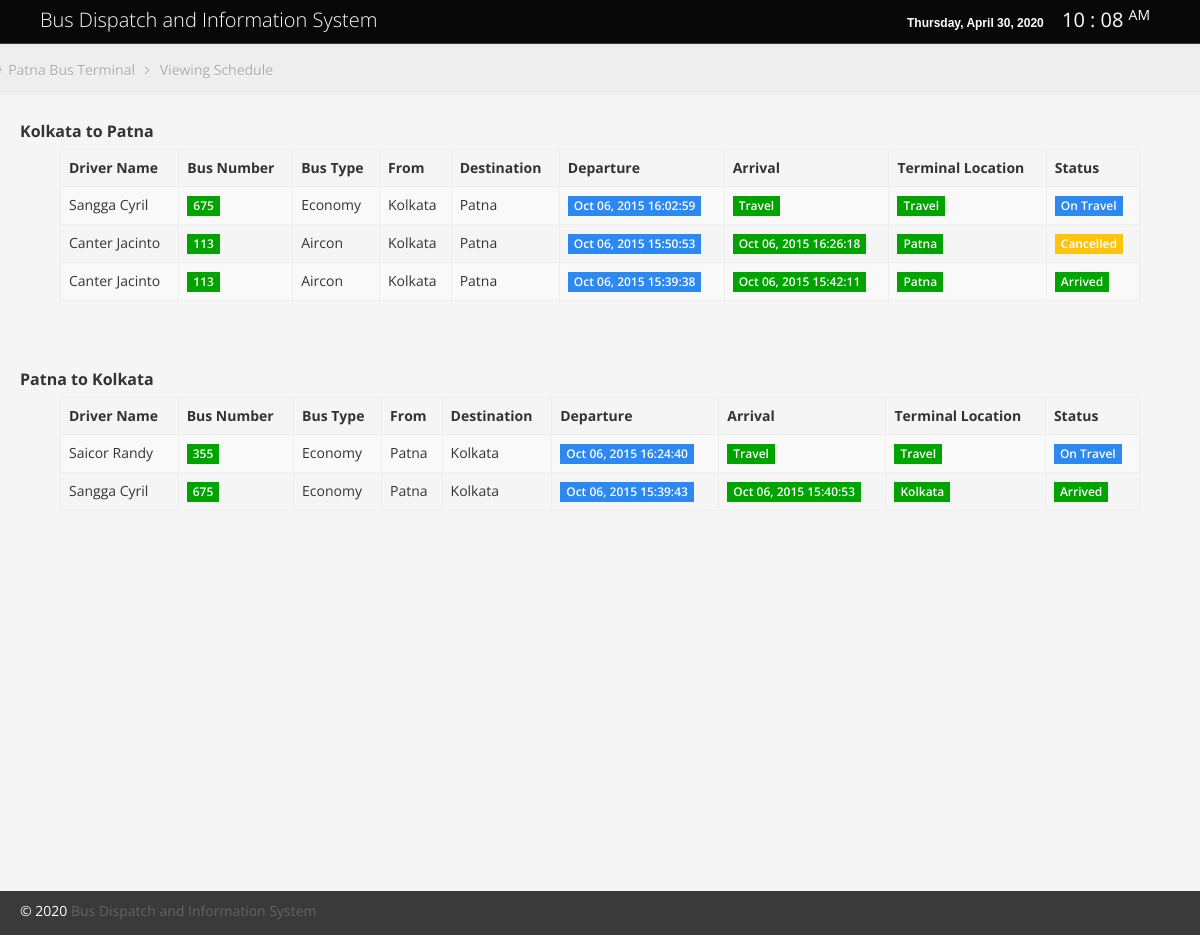
The page / on the database its author committed.
### tables this page shows
CREATE TABLE `schedule` (
  `scheduleid` int(11) NOT NULL,
  `busid` varchar(100) NOT NULL,
  `driverid` varchar(100) NOT NULL,
  `from_location` varchar(100) NOT NULL,
  `destination_location` varchar(100) NOT NULL,
  `departure_time` datetime NOT NULL,
  `arrival_time` datetime NOT NULL,
  `terminal_location` varchar(100) NOT NULL,
  `status` varchar(100) NOT NULL,
  `status_operation` varchar(100) NOT NULL,
  `arrived_at_destination` varchar(100) NOT NULL,
  `date_added` datetime NOT NULL
);

CREATE TABLE `driver` (
  `driverid` int(11) NOT NULL,
  `firstname` varchar(100) NOT NULL,
  `lastname` varchar(100) NOT NULL,
  `contact_number` varchar(100) NOT NULL,
  `profile` varchar(100) NOT NULL,
  `date_added` varchar(100) NOT NULL,
  `driver_travel` varchar(100) NOT NULL
);

CREATE TABLE `bus` (
  `busid` int(11) NOT NULL,
  `bus_number` varchar(100) NOT NULL,
  `bus_type` varchar(100) NOT NULL,
  `date_added` varchar(100) NOT NULL,
  `bus_travel` varchar(100) NOT NULL
);

### index.php (the view, shortened to what this page needs)
<?php require('header.php'); ?>
			<ul class="breadcrumb" style="margin-top:1px;">
				<li>
					<i class="icon-home"></i>
					<a href="index.php">Patna Bus Terminal</a>
					<i class="icon-angle-right"></i>
				</li>
				<li><a href="#">Viewing Schedule</a></li>
			</ul>
						<table class="table table-striped table-bordered" style="width:90%; margin:auto;">
						<h2 style="text-indent:20px;">Kolkata to Patna </h2>
						  <thead>
							  <tr>
								  <th>Driver Name</th>
								  <th>Bus Number</th>
								  <th>Bus Type</th>
								  <th>From</th>
								  <th>Destination</th>
								  <th>Departure</th>
								  <th>Arrival</th>
								  <th>Terminal Location</th>
								  <th>Status</th>
							  </tr>
						  </thead>
						  <tbody>
<?php
include ('db/dbcon.php');
$result= mysqli_query($connect,"select * from schedule
LEFT JOIN bus ON schedule.busid = bus.busid
LEFT JOIN driver ON schedule.driverid = driver.driverid
 where destination_location='Patna' ORDER BY schedule.scheduleid DESC ") or die (mysqli_error());
while ($row= mysqli_fetch_array ($result) ){
?>
							<tr>
								<td><?php echo $row['firstname']." ".$row['lastname']; ?></td>
								<td><span class="label label-success"><?php echo $row['bus_number']; ?></span></td>
								<td><?php echo $row['bus_type']; ?></td>
								<td><?php echo $row['from_location']; ?></td>
								<td><?php echo $row['destination_location']; ?></td>
								<td><span class="label label-info"><?php echo date("M d, Y H:i:s",strtotime($row['departure_time'])); ?></span></td>
								<td><span class="label label-success"><?php echo ($row['arrival_time'] == "0000-00-00 00:00:00") ? "Travel" : date("M d, Y H:i:s",strtotime($row['arrival_time'])); ?></span></td>
								<td><span class="label label-success"><?php echo $row['terminal_location']; ?></span></td>
								<?php
									if ($row['status_operation'] == 'On Travel') {
										echo "<td><span class='label label-info'>".$row['status_operation']."</span></td>";
									} elseif ($row['status_operation'] == 'Cancelled') {
										echo "<td><span class='label label-warning'>".$row['status_operation']."</span></td>";
									} else {
										echo "<td><span class='label label-success'>".$row['status_operation']."</span></td>";
									}
								?>
							</tr>
<?php } ?>
						  </tbody>
					  </table>
<br />
<br />
<br />
						<table class="table table-striped table-bordered" style="width:90%; margin:auto;">
						<h2 style="text-indent:20px;">Patna to Kolkata </h2>
						  <thead>
							  <tr>
								  <th>Driver Name</th>
								  <th>Bus Number</th>
								  <th>Bus Type</th>
								  <th>From</th>
								  <th>Destination</th>
								  <th>Departure</th>
								  <th>Arrival</th>
								  <th>Terminal Location</th>
								  <th>Status</th>
							  </tr>
						  </thead>
						  <tbody>
<?php
include ('db/dbcon.php');
$result= mysqli_query($connect,"select * from schedule
LEFT JOIN bus ON schedule.busid = bus.busid
LEFT JOIN driver ON schedule.driverid = driver.driverid
 where destination_location='Kolkata' ORDER BY schedule.scheduleid DESC ") or die (mysqli_error());
while ($row= mysqli_fetch_array ($result) ){
?>
							<tr>
								<td><?php echo $row['firstname']." ".$row['lastname']; ?></td>
								<td><span class="label label-success"><?php echo $row['bus_number']; ?></span></td>
								<td><?php echo $row['bus_type']; ?></td>
								<td><?php echo $row['from_location']; ?></td>
								<td><?php echo $row['destination_location']; ?></td>
								<td><span class="label label-info"><?php echo date("M d, Y H:i:s",strtotime($row['departure_time'])); ?></span></td>
								<td><span class="label label-success"><?php echo ($row['arrival_time'] == "0000-00-00 00:00:00") ? "Travel" : date("M d, Y H:i:s",strtotime($row['arrival_time'])); ?></span></td>
								<td><span class="label label-success"><?php echo $row['terminal_location']; ?></span></td>
								<?php
									if ($row['status_operation'] == 'On Travel') {
										echo "<td><span class='label label-info'>".$row['status_operation']."</span></td>";
									} elseif ($row['status_operation'] == 'Cancelled') {
										echo "<td><span class='label label-warning'>".$row['status_operation']."</span></td>";
									} else {
										echo "<td><span class='label label-success'>".$row['status_operation']."</span></td>";
									}
								?>
							</tr>
<?php } ?>
						  </tbody>
					  </table>
<br />
<br />
<br />
<br />
<br />
<br />
<br />
<br />
<br />
<br />
<br />
<br />
<br />
<br />
<br />
<br />
<br />
<br />
<br />
<?php require('footer.php'); ?>

### header.php (shortened to what this page needs)
<!DOCTYPE html>
<html lang="en">
<head>
	<link id="bootstrap-style" href="css/bootstrap.min.css" rel="stylesheet">
	<link href="css/bootstrap-responsive.min.css" rel="stylesheet">
	<link id="base-style" href="css/style.css" rel="stylesheet">
	<link id="base-style-responsive" href="css/style-responsive.css" rel="stylesheet">
</head>
<body>
	<div class="navbar">
		<div class="navbar-inner">
			<div class="container-fluid">
				<a class="brand"><span>Bus Dispatch and Information System</span></a>
				<div class="nav-no-collapse header-nav">
					<ul class="nav pull-right">
						<li style="margin:10px;">
							<?php include('currentdate.php'); ?>&nbsp;&nbsp;&nbsp;&nbsp;&nbsp;<?php include('clock_lcd.php'); ?>
						</li>
					</ul>
				</div>
			</div>
		</div>
	</div>
		<div class="container-fluid-full">
		<div class="row-fluid">

### clock_lcd.php (shortened to what this page needs)
<span id="digitalclock" style="font-size:20px;"></span>

### footer.php (shortened to what this page needs)
	</div>
	</div>
	<footer>
		<p>
			<span style="text-align:left;float:left">&copy; <?php echo date('Y'); ?> <a alt="Bus Dispatch and Information System">Bus Dispatch and Information System</a></span>
		</p>
	</footer>
</body>
</html>

### css/style.css (style rules this page uses)
.green, .green [class="box-header"], .green.box, .slider.green .ui-slider-range, .progress.green .ui-progressbar-value, .sliderVertical.green .ui-slider-range, .progressSlim.green .ui-progressbar-value, .label-success, .badge-success { background: #00A300 !important; border-color: #00A300 !important; color: #fff; }
.yellow, .yellow [class="box-header"], .yellow.box, .slider.yellow .ui-slider-range, .progress.yellow .ui-progressbar-value, .sliderVertical.yellow .ui-slider-range, .progressSlim.yellow .ui-progressbar-value, .label-warning, .badge-warning { background: #FFC40D !important; border-color: #FFC40D !important; color: #fff; }
.blue, .blue [class="box-header"], .blue.box, .slider.blue .ui-slider-range, .progress.blue .ui-progressbar-value, .sliderVertical.blue .ui-slider-range, .progressSlim.blue .ui-progressbar-value, .label-info, .badge-info { background: #2D89EF !important; border-color: #2D89EF !important; color: #fff; }
body { background: #F5F5F5; color: #333; border: none; font-family: 'Open Sans', sans-serif; font-weight: 400; }
a { color: #646464; }
h2 { font-size: 16px; line-height: 16px; }
.navbar { margin-bottom: 0px; }
.navbar-inner { margin-bottom: 0px; min-height: 40px; padding-right: 20px; padding-left: 20px; background: #080808; filter: none; text-shadow: 1px 1px 1px #0a0c0e; border: none; color: #fff; -webkit-border-radius: 0px; -moz-border-radius: 0px; border-radius: 0px; *zoom: 1; border-bottom: 1px solid #38383D; }
.navbar-inner a { color: #7b7b7b; text-shadow: 0 -1px 1px #0b090a; }
a.brand span { color: #fff; text-shadow: none; }
.header-nav { padding: 0px; color: #fff !important; background: #000 !important; }
.header-nav .nav { margin: 0px; }
.breadcrumb { margin: -28px -28px 28px -28px; line-height: 34px; background: #eee; border: 0px; color: #aaa; -webkit-box-shadow: none; -moz-box-shadow: none; box-shadow: none; -webkit-border-radius: 0px; -moz-border-radius: 0px; border-radius: 0px; }
.breadcrumb a { color: #aaa; text-shadow: 0px 1px 1px #fff; }
.label, .badge { text-shadow: none; font-family: 'Open Sans', sans-serif; font-weight: 600; font-size: 12px; padding: 3px 6px; }
.label { -webkit-border-radius: 0px; -moz-border-radius: 0px; border-radius: 0px; }
.table th, .table td { border-top: 1px solid #eee; }
.table-bordered { border-color: #eee; -webkit-border-radius: 0px !important; -moz-border-radius: 0px !important; border-radius: 0px !important; }
.table-bordered th, .table-bordered td { border-left: 1px solid #eee; }
.table-bordered thead:first-child tr:first-child > th:first-child, .table-bordered tbody:first-child tr:first-child > td:first-child, .table-bordered tbody:first-child tr:first-child > th:first-child { -webkit-border-radius: 0px !important; -moz-border-radius: 0px !important; border-radius: 0px !important; }
.table-bordered thead:first-child tr:first-child > th:last-child, .table-bordered tbody:first-child tr:first-child > td:last-child, .table-bordered tbody:first-child tr:first-child > th:last-child { -webkit-border-radius: 0px !important; -moz-border-radius: 0px !important; border-radius: 0px !important; }
.table-bordered thead:last-child tr:last-child > th:first-child, .table-bordered tbody:last-child tr:last-child > td:first-child, .table-bordered tbody:last-child tr:last-child > th:first-child, .table-bordered tfoot:last-child tr:last-child > td:first-child, .table-bordered tfoot:last-child tr:last-child > th:first-child { -webkit-border-radius: 0px !important; -moz-border-radius: 0px !important; border-radius: 0px !important; }
.table-bordered thead:last-child tr:last-child > th:last-child, .table-bordered tbody:last-child tr:last-child > td:last-child, .table-bordered tbody:last-child tr:last-child > th:last-child, .table-bordered tfoot:last-child tr:last-child > td:last-child, .table-bordered tfoot:last-child tr:last-child > th:last-child { -webkit-border-radius: 0px !important; -moz-border-radius: 0px !important; border-radius: 0px !important; }
footer { min-height: 24px; background: #3A3A3A; color: #fff !important; -webkit-border-radius: 0px; -moz-border-radius: 0px; border-radius: 0px; }

### css/style-responsive.css (style rules this page uses)
@media (min-width: 1200px) { .container-fluid-full { overflow: hidden; position: relative; height: 100%; } }
@media (min-width: 1200px) { footer { margin: 0px 0px 0px 0px; padding: 10px 20px; } }

### css/halflings.css (style rules this page uses)
html, html .halflings { -webkit-font-smoothing: antialiased !important; }

### rows shown on the page
schedule: driverid.firstname "Sangga", driverid.lastname "Cyril", busid.bus_number "675", busid.bus_type "Economy", from_location "Kolkata", destination_location "Patna", departure_time "Oct 06, 2015 16:02:59", shows "Travel", terminal_location "Travel", status_operation "On Travel"
schedule: driverid.firstname "Canter", driverid.lastname "Jacinto", busid.bus_number "113", busid.bus_type "Aircon", from_location "Kolkata", destination_location "Patna", departure_time "Oct 06, 2015 15:50:53", arrival_time "Oct 06, 2015 16:26:18", terminal_location "Patna", status_operation "Cancelled"
schedule: driverid.firstname "Canter", driverid.lastname "Jacinto", busid.bus_number "113", busid.bus_type "Aircon", from_location "Kolkata", destination_location "Patna", departure_time "Oct 06, 2015 15:39:38", arrival_time "Oct 06, 2015 15:42:11", terminal_location "Patna", status_operation "Arrived"
schedule: driverid.firstname "Saicor", driverid.lastname "Randy", busid.bus_number "355", busid.bus_type "Economy", from_location "Patna", destination_location "Kolkata", departure_time "Oct 06, 2015 16:24:40", shows "Travel", terminal_location "Travel", status_operation "On Travel"
schedule: driverid.firstname "Sangga", driverid.lastname "Cyril", busid.bus_number "675", busid.bus_type "Economy", from_location "Patna", destination_location "Kolkata", departure_time "Oct 06, 2015 15:39:43", arrival_time "Oct 06, 2015 15:40:53", terminal_location "Kolkata", status_operation "Arrived"
